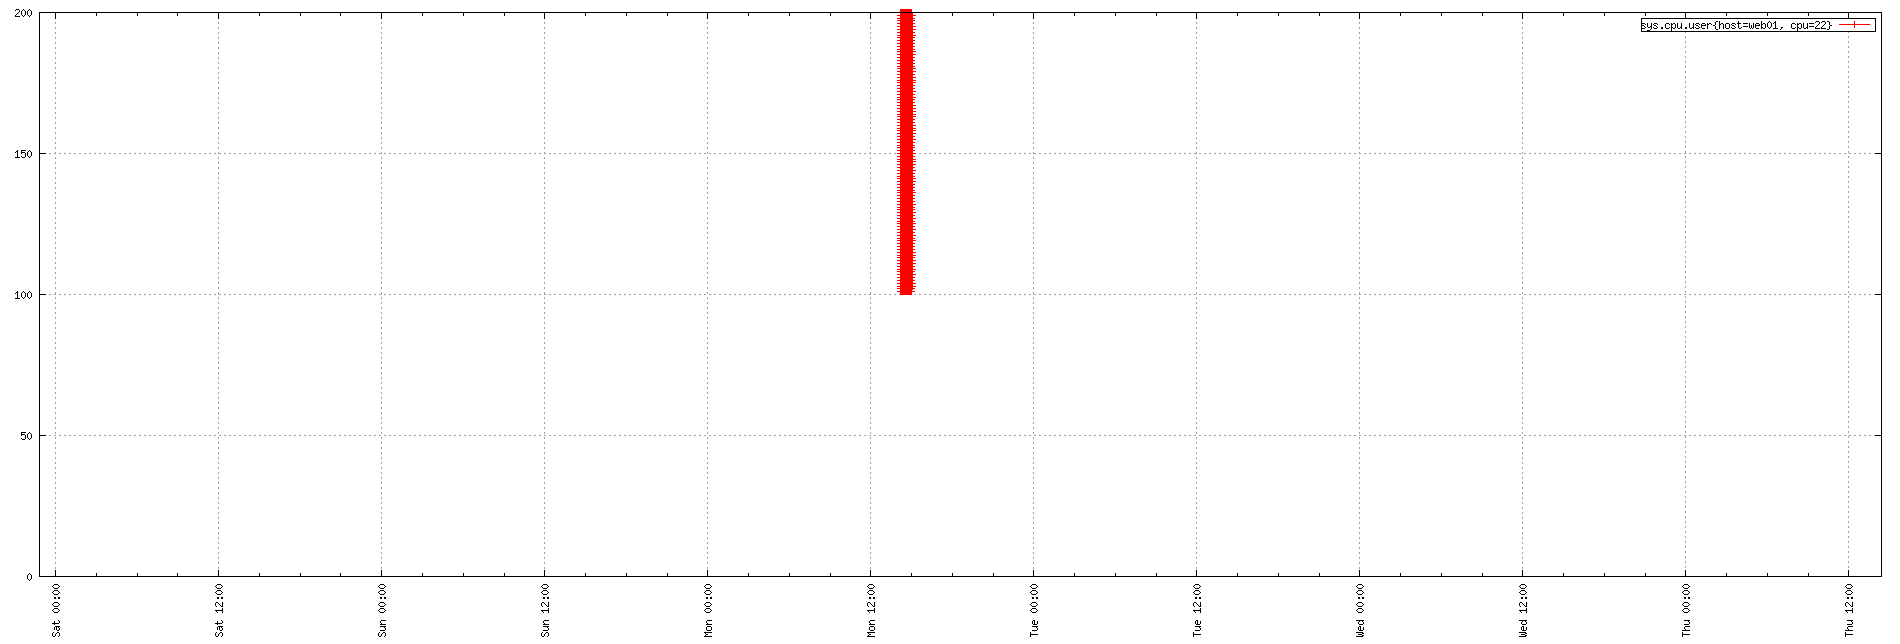

The script that saved this image:
set term png small size 1900,644
set xdata time
set timefmt "%s"
if (GPVAL_VERSION < 4.6) set xtics rotate; else set xtics rotate right
set output "${TMPDIR-'tmp'}/tsd/898b7535.png"
set xrange ["1673650109":"1674138231"]
set format x "%a %H:%M"
set grid
set style data linespoint
set key right box
set yrange [0:]
plot  "${TMPDIR-'tmp'}/tsd/898b7535_0.dat" using 1:2 title "sys.cpu.user{host=web01, cpu=22}"
